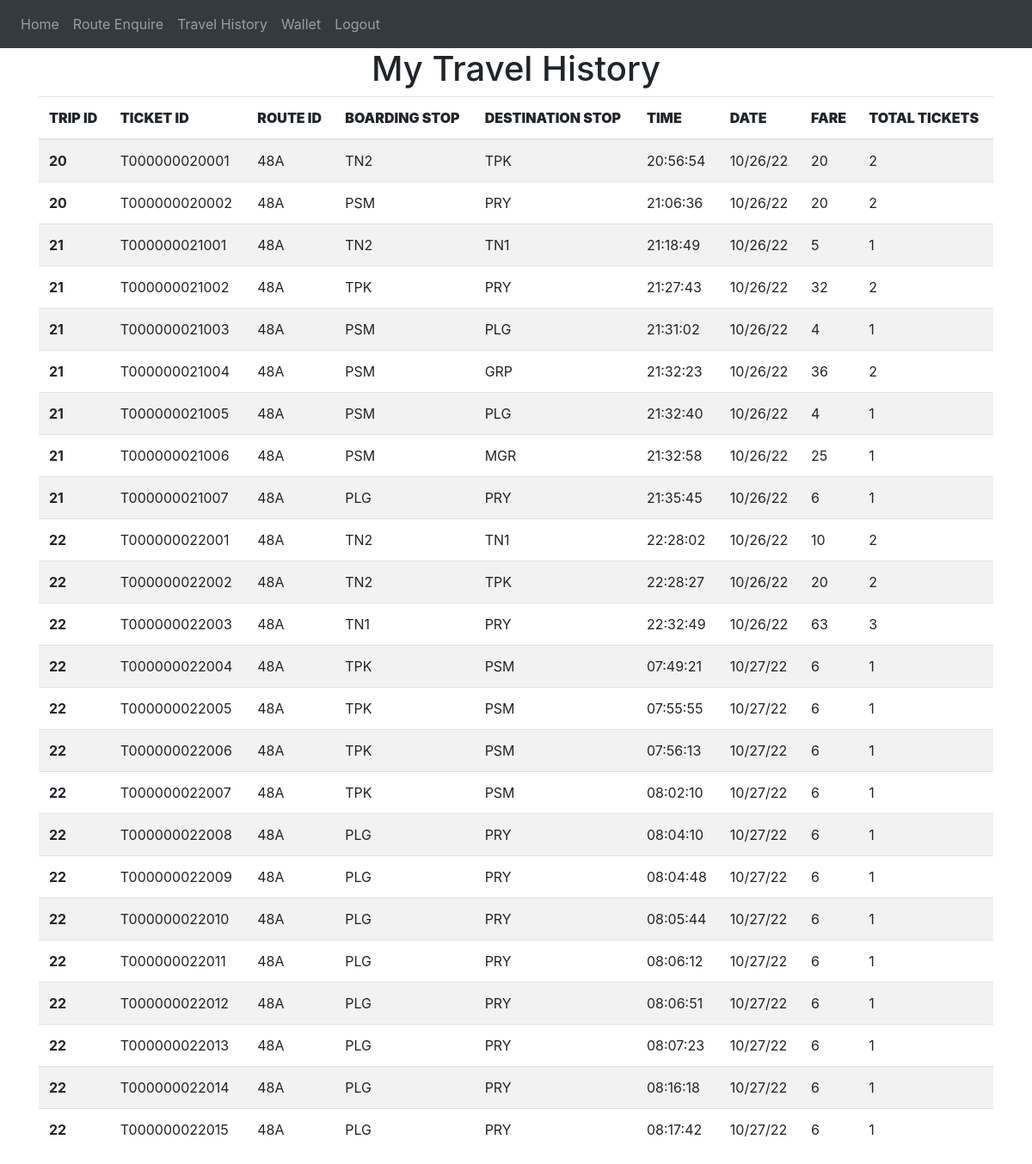
/user-travel-history (signed in), run on an earlier commit of the app's database.
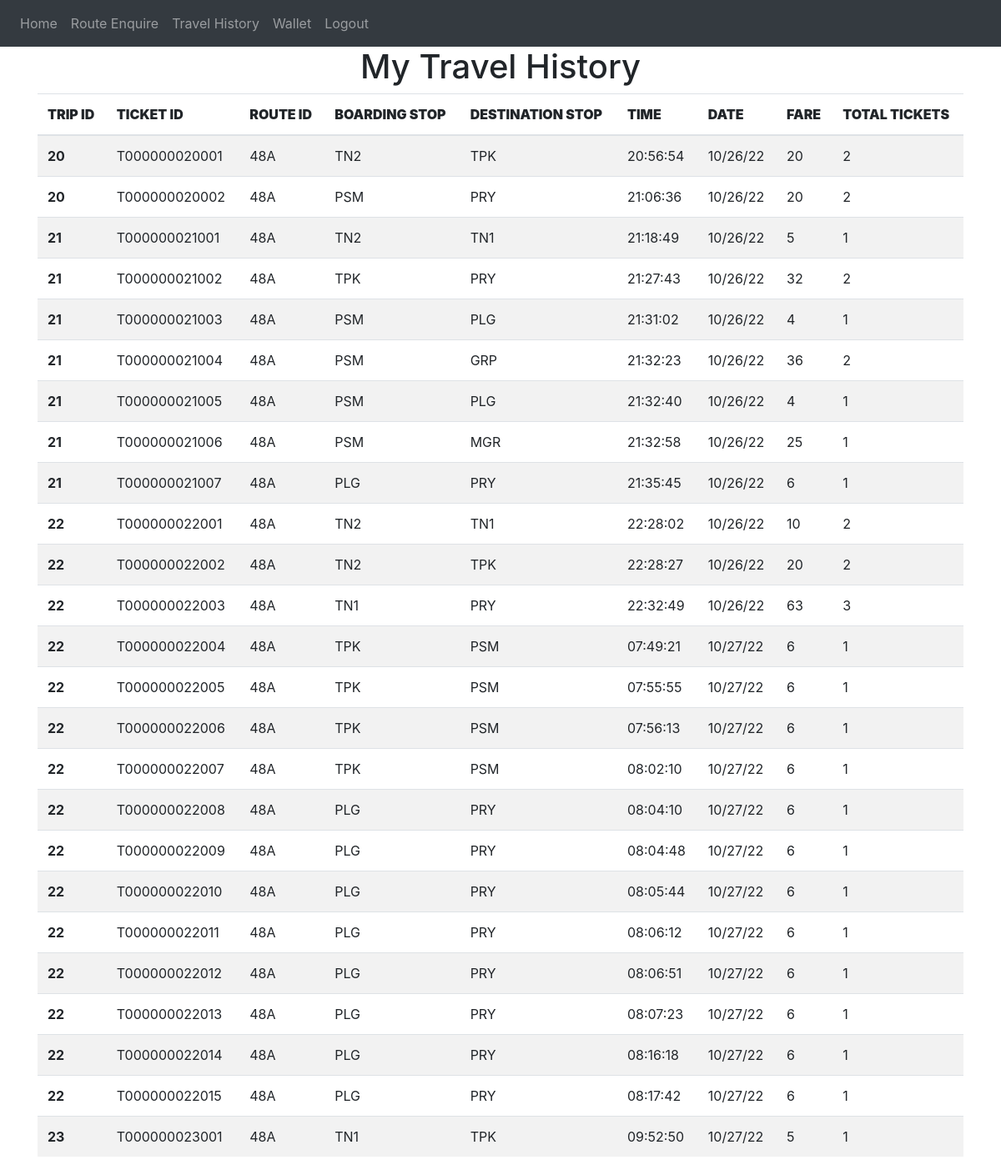
And on a later commit of the database.
### website/models.py (models this page shows)
class Ticket(db.Model,UserMixin):
    ticket_id = db.Column(db.String(100), primary_key = True)
    trip_id = db.Column(db.Integer , db.ForeignKey('trip.trip_id'))
    passenger_account_number =  db.Column(db.String)
    route = db.Column(db.String(100))
    boarding_stop = db.Column(db.String(100))
    destination_stop = db.Column(db.String(100))
    date = db.Column(db.String(100))
    time = db.Column(db.String(100))
    no = db.Column(db.Integer)
    fare = db.Column(db.Integer)

### website/views.py (the view)
@views.route('/user-travel-history', methods=['GET', 'POST'])
@login_required
def user_travel_history():
    trips = Ticket.query.filter_by(passenger_account_number = current_user.account_number).all()
    return render_template("user_travel_history.html" , user = current_user, trips = trips)

### website/__init__.py (called while the page is built)
def create_app():
    app = Flask(__name__)
    app.config['SECRET_KEY'] = '#itsactuallyapassword'
    app.config['SQLALCHEMY_DATABASE_URI'] = f'sqlite:///{DB_NAME}'
    db.init_app(app)
    from .views import views
    from .auth import auth
    app.register_blueprint(views, url_prefix='/')
    app.register_blueprint(auth, url_prefix='/')
    from .models import User, Conductor_details
    create_database(app)
    login_manager = LoginManager()
    login_manager.login_view = 'auth.login'
    login_manager.init_app(app)
    @login_manager.user_loader
    def load_user(id):
        return User.query.get(int(id))
    return app

### website/templates/user_travel_history.html (shortened to what this page needs)
{% extends "base.html" %}
{% block content %}
<div>
    <h1 align = "center">My Travel History </h1>
  <table class="table table-striped">
    <thead>
      <tr>
        <th scope="col" ><b>TRIP ID</b></th>
        <th scope="col"><b>TICKET ID</b></th>
        <th scope="col"><b>ROUTE ID</b></th>
        <th scope="col"><b>BOARDING STOP</b></th>
        <th scope="col"><b>DESTINATION STOP</b></th>
        <th scope="col"><b>TIME</b></th>
        <th scope="col"><b>DATE</b></th>
        <th scope="col"><b>FARE</b></th>
        <th scope="col"><b>TOTAL TICKETS</b></th>
      </tr>
    </thead>
    <tbody>
      {%for t in  trips %}
      <tr>
        <th>{{t.trip_id}}</th>
        <td>{{t.ticket_id}}</td>
        <td>{{t.route}}</td>
        <td>{{t.boarding_stop}}</td>
        <td>{{t.destination_stop}}</td>
        <td>{{t.time}}</td>
        <td>{{t.date}}</td>
        <td>{{t.fare}}</td>
        <td>{{t.no}}</td>
      </tr>
      {%endfor%}
    </tbody>
  </table>
</div>
{% endblock %}

What changed in the data, as far as the page shows it:
added Ticket: trip_id "23", ticket_id "T000000023001", route "48A", boarding_stop "TN1", destination_stop "TPK", time "09:52:50", date "10/27/22", fare "5", no "1"
